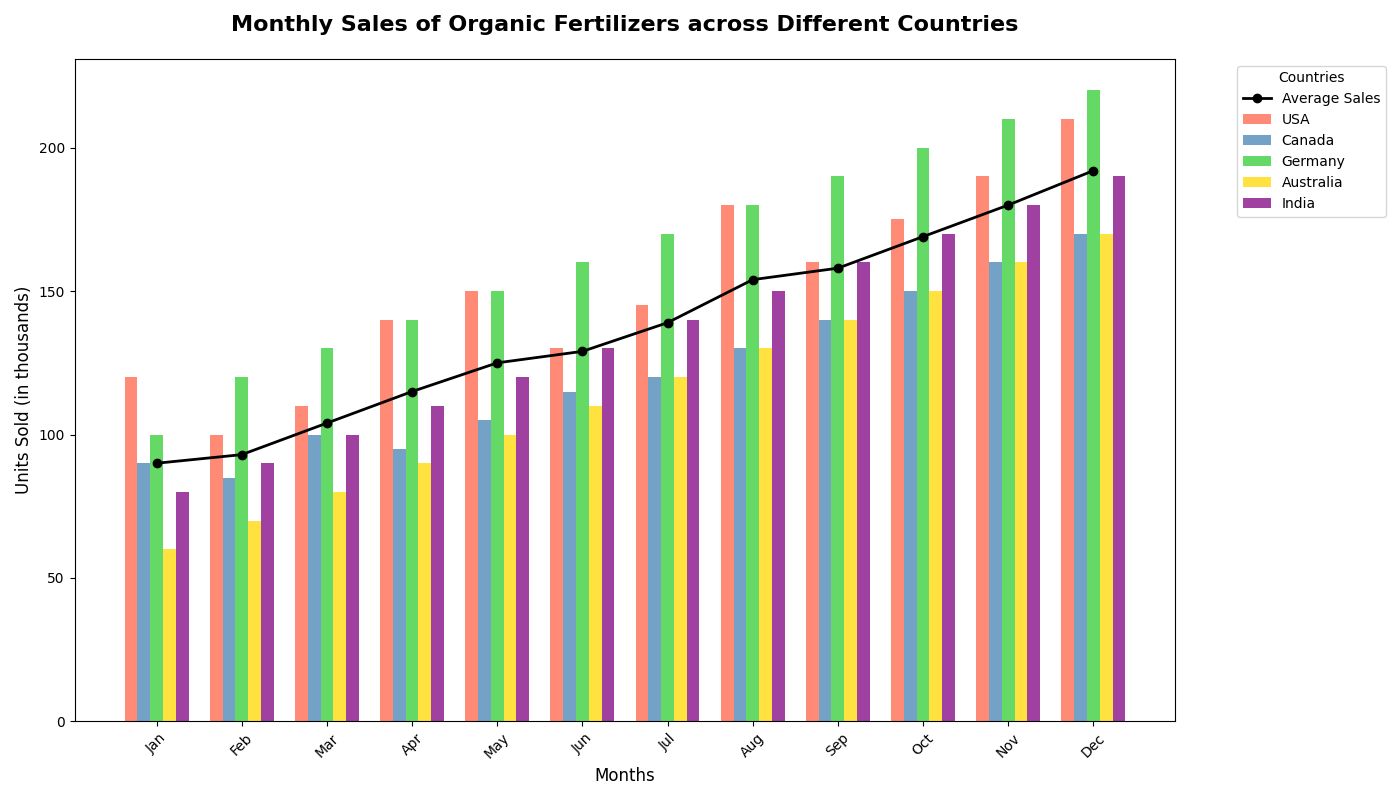

The Python source for this figure:
import numpy as np
import matplotlib.pyplot as plt

# Backstory:
# Title: "Monthly Sales of Organic Fertilizers across Different Countries"
# Imagine we are plotting the monthly sales data of organic fertilizers in different countries.
# The countries in focus are USA, Canada, Germany, Australia, and India.
# We aim to visualize the sales performance over a year.

# Define the data
months = [
    'Jan', 'Feb', 'Mar', 'Apr', 'May', 'Jun', 
    'Jul', 'Aug', 'Sep', 'Oct', 'Nov', 'Dec'
]
countries = ['USA', 'Canada', 'Germany', 'Australia', 'India']
sales_data = np.array([
    [120, 100, 110, 140, 150, 130, 145, 180, 160, 175, 190, 210],  # USA
    [90, 85, 100, 95, 105, 115, 120, 130, 140, 150, 160, 170],    # Canada
    [100, 120, 130, 140, 150, 160, 170, 180, 190, 200, 210, 220],   # Germany
    [60, 70, 80, 90, 100, 110, 120, 130, 140, 150, 160, 170],     # Australia
    [80, 90, 100, 110, 120, 130, 140, 150, 160, 170, 180, 190]    # India
])

# Average monthly sales - across all countries
average_sales = sales_data.mean(axis=0)

# Create a figure with bar plot, featuring subplots if needed
fig, ax = plt.subplots(figsize=(14, 8))

bar_width = 0.15
index = np.arange(len(months))

# Plot individual country sales data
colors = ['#FF6347', '#4682B4', '#32CD32', '#FFD700', '#800080']
for i, country in enumerate(countries):
    ax.bar(index + i * bar_width, sales_data[i], bar_width, label=country, color=colors[i], alpha=0.75)

# Plot average monthly sales as a line
ax.plot(index + 2 * bar_width, average_sales, color='black', linestyle='-', marker='o', linewidth=2, markersize=6, label='Average Sales')

# Set Title and Labels
ax.set_title('Monthly Sales of Organic Fertilizers across Different Countries', fontsize=16, fontweight='bold', pad=20)
ax.set_xlabel('Months', fontsize=12)
ax.set_ylabel('Units Sold (in thousands)', fontsize=12)
ax.set_xticks(index + 2 * bar_width)
ax.set_xticklabels(months, rotation=45)
ax.legend(title='Countries', loc='upper left', bbox_to_anchor=(1.05, 1), fontsize=10)

# Make sure everything fits without overlap
plt.tight_layout()

# Display the plot
plt.show()
